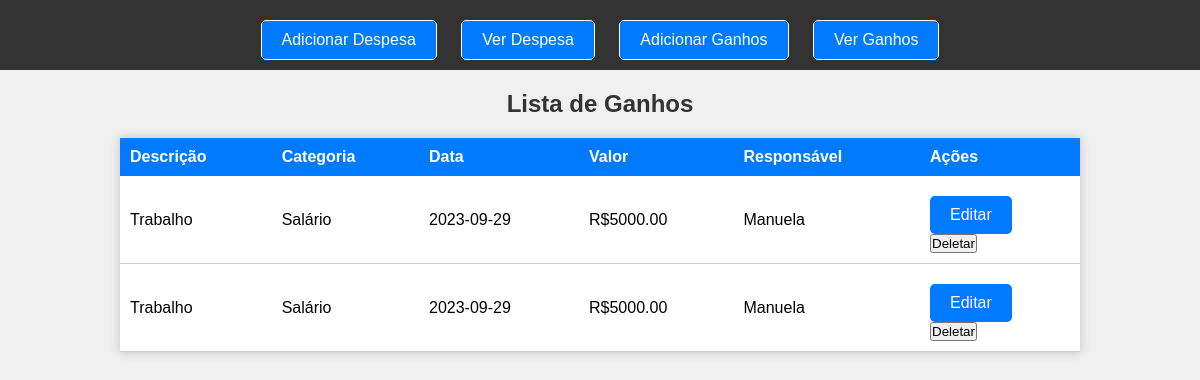
The page /lista_ganhos on the database as committed earlier.
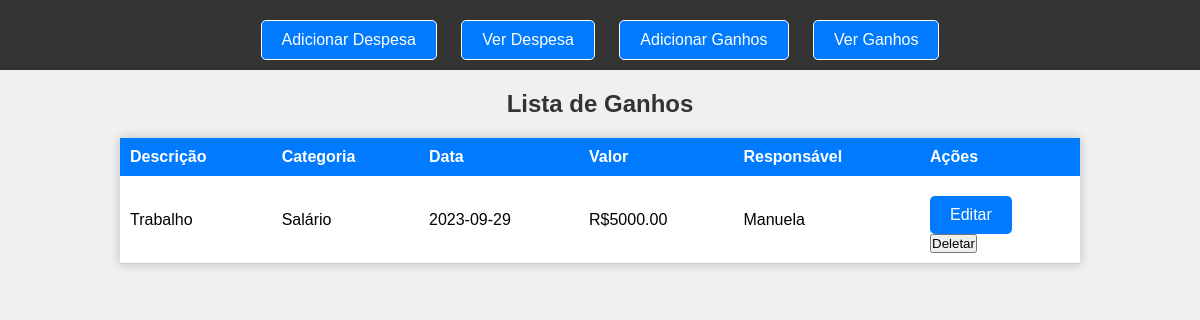
The same page on the database as committed later.
### models/ganhos.py (models this page shows)
class Ganho(db.Model):
    id = db.Column(db.Integer, primary_key=True)
    descricao = db.Column(db.String(200), nullable=False)
    categoria = db.Column(db.String(200), nullable=False)
    data = db.Column(db.String(10), nullable=False)
    valor = Column(Numeric(precision=10, scale=2), nullable=False)
    responsavel = db.Column(db.String(200), nullable=False)

### app.py (the view)
@app.route('/lista_ganhos')
def listar_ganhos():
    with app.app_context():
        ganhos = Ganho.query.all()
    return render_template('lista_ganhos.html', ganhos=ganhos)

### templates/lista_ganhos.html (shortened to what this page needs)
<!DOCTYPE html>
<html lang="pt-br">
<head>
    <link rel="stylesheet" type="text/css" href="{{ url_for('static', filename='lista_ganhos.css') }}">
</head>
<body>
    <nav>
        <ul>
            <li><a href="{{url_for('index')}}">Adicionar Despesa</a></li>
            <li><a href="{{url_for('lista_despesas')}}">Ver Despesa</a></li>
            <li><a href="{{url_for('adicionar_ganhos')}}">Adicionar Ganhos</a></li>
            <li><a href="{{url_for('listar_ganhos')}}">Ver Ganhos</a></li>
        </ul>
    </nav>
    <h2>Lista de Ganhos</h2>
    <table>
        <thead>
            <tr>
                <th>Descrição</th>
                <th>Categoria</th>
                <th>Data</th>
                <th>Valor</th>
                <th>Responsável</th>
                <th>Ações</th>
            </tr>
        </thead>
        <tbody>
            {% for ganho in ganhos %}
            <tr>
                <td>{{ganho.descricao}}</td>
                <td>{{ganho.categoria}}</td>
                <td>{{ganho.data}}</td>
                <td>R${{ganho.valor}}</td>
                <td>{{ganho.responsavel}}</td>
                <td>
                    <a href="{{ url_for('editar_ganhos', id=ganho.id) }}">Editar</a>
                    <form action="{{ url_for('deletar_ganhos', id=ganho.id) }}" method="post" onsubmit="return confirm('Tem certeza que deseja deletar esta despesa?')">
                        <input type="submit" value="Deletar">
                    </form>
                </td>
            </tr>
            {% endfor %}
        </tbody>
    </table>
    <br>
</body>
</html>

### static/lista_ganhos.css (style rules this page uses)
* { margin: 0; padding: 0; box-sizing: border-box; font: sans-serif; }
body { font-family: Arial, sans-serif; background-color: #f0f0f0; margin: 0; padding: 0; }
h2 { color: #333; text-align: center; margin-top: 20px; }
table { width: 80%; margin: 20px auto; border-collapse: collapse; background-color: #fff; box-shadow: 0 0 10px rgba(0, 0, 0, 0.2); }
th { background-color: #007BFF; color: #fff; padding: 10px; text-align: left; }
td { padding: 10px; border-bottom: 1px solid #ccc; }
a { display: inline-block; padding: 10px 20px; margin-top: 10px; text-decoration: none; background-color: #007bff; color: #fff; border-radius: 5px; transition: background-color 0.3s; }
nav ul { list-style: none; padding: 0; background-color: #333; text-align: center; }
nav li { display: inline-block; margin: 10px; }
nav a { text-decoration: none; color: #fff; padding: 10px 20px; border: 1px solid #fff; border-radius: 5px; }

Rows that differ between the two databases and show on the page:
removed Ganho: descricao "Trabalho", categoria "Salário", data "2023-09-29", valor "5000.00", responsavel "Manuela"
